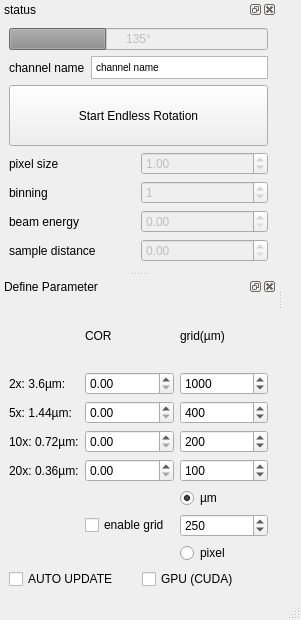
<?xml version="1.0" encoding="UTF-8"?>
<ui version="4.0">
 <class>MainWindow</class>
 <widget class="QMainWindow" name="MainWindow">
  <property name="geometry">
   <rect>
    <x>0</x>
    <y>0</y>
    <width>301</width>
    <height>620</height>
   </rect>
  </property>
  <property name="windowTitle">
   <string>MainWindow</string>
  </property>
  <widget class="QWidget" name="centralwidget">
   <layout class="QGridLayout" name="gridLayout"/>
  </widget>
  <widget class="QMenuBar" name="menubar">
   <property name="geometry">
    <rect>
     <x>0</x>
     <y>0</y>
     <width>301</width>
     <height>23</height>
    </rect>
   </property>
  </widget>
  <widget class="QStatusBar" name="statusbar"/>
  <widget class="QDockWidget" name="status">
   <property name="windowTitle">
    <string>status</string>
   </property>
   <attribute name="dockWidgetArea">
    <number>1</number>
   </attribute>
   <widget class="QWidget" name="dockWidgetContents">
    <layout class="QGridLayout" name="gridLayout_2">
     <item row="6" column="1">
      <widget class="QDoubleSpinBox" name="doubleSpinBox_distance_2">
       <property name="enabled">
        <bool>false</bool>
       </property>
      </widget>
     </item>
     <item row="1" column="0" colspan="2">
      <layout class="QGridLayout" name="gridLayout_4">
       <item row="0" column="0">
        <widget class="QLabel" name="label_17">
         <property name="text">
          <string>channel name</string>
         </property>
        </widget>
       </item>
       <item row="0" column="1">
        <widget class="QTextBrowser" name="Qchannel_name">
         <property name="enabled">
          <bool>true</bool>
         </property>
         <property name="maximumSize">
          <size>
           <width>16777215</width>
           <height>23</height>
          </size>
         </property>
         <property name="html">
          <string>&lt;!DOCTYPE HTML PUBLIC &quot;-//W3C//DTD HTML 4.0//EN&quot; &quot;http://www.w3.org/TR/REC-html40/strict.dtd&quot;&gt;
&lt;html&gt;&lt;head&gt;&lt;meta name=&quot;qrichtext&quot; content=&quot;1&quot; /&gt;&lt;meta charset=&quot;utf-8&quot; /&gt;&lt;style type=&quot;text/css&quot;&gt;
p, li { white-space: pre-wrap; }
hr { height: 1px; border-width: 0; }
li.unchecked::marker { content: &quot;\2610&quot;; }
li.checked::marker { content: &quot;\2612&quot;; }
&lt;/style&gt;&lt;/head&gt;&lt;body style=&quot; font-family:'Noto Sans'; font-size:10pt; font-weight:400; font-style:normal;&quot;&gt;
&lt;p style=&quot; margin-top:0px; margin-bottom:0px; margin-left:0px; margin-right:0px; -qt-block-indent:0; text-indent:0px;&quot;&gt;&lt;span style=&quot; font-family:'MS Shell Dlg 2'; font-size:7.8pt;&quot;&gt;channel name&lt;/span&gt;&lt;/p&gt;&lt;/body&gt;&lt;/html&gt;</string>
         </property>
        </widget>
       </item>
       <item row="1" column="0" colspan="2">
        <widget class="QPushButton" name="pushLoad">
         <property name="sizePolicy">
          <sizepolicy hsizetype="Minimum" vsizetype="Preferred">
           <horstretch>0</horstretch>
           <verstretch>0</verstretch>
          </sizepolicy>
         </property>
         <property name="text">
          <string>Start Endless Rotation</string>
         </property>
        </widget>
       </item>
      </layout>
     </item>
     <item row="0" column="0" colspan="2">
      <widget class="QProgressBar" name="progressBar">
       <property name="enabled">
        <bool>false</bool>
       </property>
       <property name="sizePolicy">
        <sizepolicy hsizetype="Minimum" vsizetype="Preferred">
         <horstretch>0</horstretch>
         <verstretch>0</verstretch>
        </sizepolicy>
       </property>
       <property name="locale">
        <locale language="German" country="Germany"/>
       </property>
       <property name="maximum">
        <number>360</number>
       </property>
       <property name="value">
        <number>135</number>
       </property>
       <property name="format">
        <string>%v°</string>
       </property>
      </widget>
     </item>
     <item row="4" column="0">
      <widget class="QLabel" name="label_10">
       <property name="text">
        <string>binning</string>
       </property>
      </widget>
     </item>
     <item row="4" column="1">
      <widget class="QSpinBox" name="binning">
       <property name="enabled">
        <bool>false</bool>
       </property>
       <property name="maximum">
        <number>100</number>
       </property>
       <property name="value">
        <number>1</number>
       </property>
      </widget>
     </item>
     <item row="5" column="0">
      <widget class="QLabel" name="label_5">
       <property name="text">
        <string>beam energy</string>
       </property>
      </widget>
     </item>
     <item row="6" column="0">
      <widget class="QLabel" name="label_6">
       <property name="text">
        <string>sample distance</string>
       </property>
      </widget>
     </item>
     <item row="3" column="1">
      <widget class="QDoubleSpinBox" name="pixel_size">
       <property name="enabled">
        <bool>false</bool>
       </property>
       <property name="sizePolicy">
        <sizepolicy hsizetype="Minimum" vsizetype="Preferred">
         <horstretch>0</horstretch>
         <verstretch>0</verstretch>
        </sizepolicy>
       </property>
       <property name="singleStep">
        <double>0.010000000000000</double>
       </property>
       <property name="value">
        <double>1.000000000000000</double>
       </property>
      </widget>
     </item>
     <item row="3" column="0">
      <widget class="QLabel" name="label_14">
       <property name="text">
        <string>pixel size</string>
       </property>
      </widget>
     </item>
     <item row="5" column="1">
      <widget class="QDoubleSpinBox" name="doubleSpinBox_Energy_2">
       <property name="enabled">
        <bool>false</bool>
       </property>
      </widget>
     </item>
    </layout>
   </widget>
  </widget>
  <widget class="QDockWidget" name="Define_Parameter">
   <property name="floating">
    <bool>false</bool>
   </property>
   <property name="windowTitle">
    <string>Define Parameter</string>
   </property>
   <attribute name="dockWidgetArea">
    <number>1</number>
   </attribute>
   <widget class="QWidget" name="dockWidgetContents_2">
    <layout class="QGridLayout" name="gridLayout_5">
     <item row="2" column="0">
      <layout class="QGridLayout" name="gridLayout_11">
       <item row="0" column="0">
        <widget class="QCheckBox" name="auto_update">
         <property name="enabled">
          <bool>true</bool>
         </property>
         <property name="text">
          <string>AUTO UPDATE</string>
         </property>
         <property name="checked">
          <bool>false</bool>
         </property>
        </widget>
       </item>
       <item row="0" column="1">
        <widget class="QCheckBox" name="GPU_CUDA">
         <property name="text">
          <string>GPU (CUDA)</string>
         </property>
        </widget>
       </item>
      </layout>
     </item>
     <item row="0" column="0">
      <layout class="QGridLayout" name="gridLayout_3">
       <item row="14" column="2">
        <widget class="QRadioButton" name="grid_micrometer">
         <property name="enabled">
          <bool>true</bool>
         </property>
         <property name="text">
          <string>µm</string>
         </property>
         <property name="checked">
          <bool>true</bool>
         </property>
        </widget>
       </item>
       <item row="15" column="2">
        <widget class="QSpinBox" name="spinBox_pixel_grid">
         <property name="enabled">
          <bool>true</bool>
         </property>
         <property name="minimum">
          <number>10</number>
         </property>
         <property name="maximum">
          <number>99999</number>
         </property>
         <property name="value">
          <number>250</number>
         </property>
        </widget>
       </item>
       <item row="13" column="1">
        <widget class="QDoubleSpinBox" name="COR_4">
         <property name="enabled">
          <bool>true</bool>
         </property>
         <property name="sizePolicy">
          <sizepolicy hsizetype="Minimum" vsizetype="Preferred">
           <horstretch>0</horstretch>
           <verstretch>0</verstretch>
          </sizepolicy>
         </property>
         <property name="font">
          <font>
           <bold>false</bold>
          </font>
         </property>
         <property name="maximum">
          <double>5000.000000000000000</double>
         </property>
         <property name="singleStep">
          <double>1.000000000000000</double>
         </property>
         <property name="value">
          <double>0.000000000000000</double>
         </property>
        </widget>
       </item>
       <item row="12" column="1">
        <widget class="QDoubleSpinBox" name="COR_3">
         <property name="enabled">
          <bool>true</bool>
         </property>
         <property name="sizePolicy">
          <sizepolicy hsizetype="Minimum" vsizetype="Preferred">
           <horstretch>0</horstretch>
           <verstretch>0</verstretch>
          </sizepolicy>
         </property>
         <property name="font">
          <font>
           <bold>false</bold>
          </font>
         </property>
         <property name="maximum">
          <double>5000.000000000000000</double>
         </property>
         <property name="singleStep">
          <double>1.000000000000000</double>
         </property>
         <property name="value">
          <double>0.000000000000000</double>
         </property>
        </widget>
       </item>
       <item row="11" column="1">
        <widget class="QDoubleSpinBox" name="COR_2">
         <property name="enabled">
          <bool>true</bool>
         </property>
         <property name="sizePolicy">
          <sizepolicy hsizetype="Minimum" vsizetype="Preferred">
           <horstretch>0</horstretch>
           <verstretch>0</verstretch>
          </sizepolicy>
         </property>
         <property name="font">
          <font>
           <bold>false</bold>
          </font>
         </property>
         <property name="maximum">
          <double>5000.000000000000000</double>
         </property>
         <property name="singleStep">
          <double>1.000000000000000</double>
         </property>
         <property name="value">
          <double>0.000000000000000</double>
         </property>
        </widget>
       </item>
       <item row="12" column="0">
        <widget class="QLabel" name="label_4">
         <property name="text">
          <string>10x: 0.72µm:</string>
         </property>
        </widget>
       </item>
       <item row="13" column="0">
        <widget class="QLabel" name="label_8">
         <property name="text">
          <string>20x: 0.36µm:</string>
         </property>
        </widget>
       </item>
       <item row="10" column="1">
        <widget class="QDoubleSpinBox" name="COR_1">
         <property name="enabled">
          <bool>true</bool>
         </property>
         <property name="sizePolicy">
          <sizepolicy hsizetype="Minimum" vsizetype="Preferred">
           <horstretch>0</horstretch>
           <verstretch>0</verstretch>
          </sizepolicy>
         </property>
         <property name="font">
          <font>
           <bold>false</bold>
          </font>
         </property>
         <property name="maximum">
          <double>5000.000000000000000</double>
         </property>
         <property name="singleStep">
          <double>1.000000000000000</double>
         </property>
         <property name="value">
          <double>0.000000000000000</double>
         </property>
        </widget>
       </item>
       <item row="11" column="2">
        <widget class="QSpinBox" name="spinBox_ruler_grid_2">
         <property name="enabled">
          <bool>true</bool>
         </property>
         <property name="minimum">
          <number>10</number>
         </property>
         <property name="maximum">
          <number>999999</number>
         </property>
         <property name="singleStep">
          <number>10</number>
         </property>
         <property name="value">
          <number>400</number>
         </property>
        </widget>
       </item>
       <item row="10" column="0">
        <widget class="QLabel" name="label_3">
         <property name="sizePolicy">
          <sizepolicy hsizetype="Fixed" vsizetype="Preferred">
           <horstretch>0</horstretch>
           <verstretch>0</verstretch>
          </sizepolicy>
         </property>
         <property name="text">
          <string>2x: 3.6µm:</string>
         </property>
        </widget>
       </item>
       <item row="9" column="2">
        <widget class="QLabel" name="label_23">
         <property name="text">
          <string>grid(µm)</string>
         </property>
        </widget>
       </item>
       <item row="10" column="2">
        <widget class="QSpinBox" name="spinBox_ruler_grid_1">
         <property name="enabled">
          <bool>true</bool>
         </property>
         <property name="minimum">
          <number>10</number>
         </property>
         <property name="maximum">
          <number>999999</number>
         </property>
         <property name="singleStep">
          <number>10</number>
         </property>
         <property name="value">
          <number>1000</number>
         </property>
        </widget>
       </item>
       <item row="13" column="2">
        <widget class="QSpinBox" name="spinBox_ruler_grid_4">
         <property name="enabled">
          <bool>true</bool>
         </property>
         <property name="minimum">
          <number>10</number>
         </property>
         <property name="maximum">
          <number>999999</number>
         </property>
         <property name="singleStep">
          <number>10</number>
         </property>
         <property name="value">
          <number>100</number>
         </property>
        </widget>
       </item>
       <item row="12" column="2">
        <widget class="QSpinBox" name="spinBox_ruler_grid_3">
         <property name="enabled">
          <bool>true</bool>
         </property>
         <property name="minimum">
          <number>10</number>
         </property>
         <property name="maximum">
          <number>999999</number>
         </property>
         <property name="singleStep">
          <number>10</number>
         </property>
         <property name="value">
          <number>200</number>
         </property>
        </widget>
       </item>
       <item row="11" column="0">
        <widget class="QLabel" name="label">
         <property name="text">
          <string>5x: 1.44µm:</string>
         </property>
        </widget>
       </item>
       <item row="16" column="2">
        <widget class="QRadioButton" name="grid_pixel">
         <property name="enabled">
          <bool>true</bool>
         </property>
         <property name="text">
          <string>pixel</string>
         </property>
         <property name="checked">
          <bool>false</bool>
         </property>
        </widget>
       </item>
       <item row="9" column="1">
        <widget class="QLabel" name="label_9">
         <property name="text">
          <string>COR</string>
         </property>
        </widget>
       </item>
       <item row="15" column="1">
        <widget class="QCheckBox" name="enable_grid">
         <property name="text">
          <string>enable grid</string>
         </property>
        </widget>
       </item>
      </layout>
     </item>
    </layout>
   </widget>
  </widget>
 </widget>
 <resources/>
 <connections/>
</ui>
